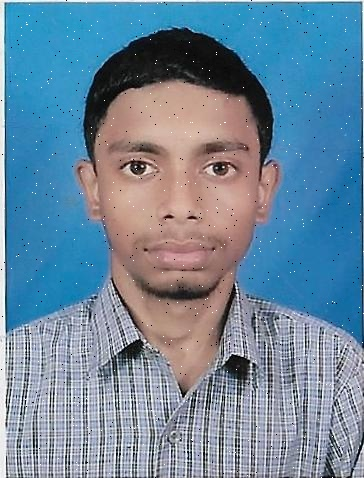
#> input picture Image_Program/Day1/Image_Python/Noise_image.jpg, 364 x 478 px
$ python Median_Filter.py
#> lines starting #> are read from the running program, lines starting #| are printed output that depends on the picture
# -*- coding: utf-8 -*-
"""
Created on Fri Aug  9 20:54:21 2019

@author: BILU
"""

import cv2
import numpy as np
from matplotlib import pyplot as plt

img = np.array([])
img = cv2.imread('Noise_image.jpg')
#> img is the input picture: shape (478, 364, 3); mean B, G, R 156.8, 135.7, 109.2

img1 = img.copy()
img1 = cv2.cvtColor(img1,cv2.COLOR_BGR2RGB)

row, col, dim = img.shape
#> row = 478; col = 364; dim = 3

output = np.zeros(shape=(row,col,dim),dtype=int)

for i in range(row):
    for j in range(col):
        x =  img1[i][j][0]*0.21+img1[i][j][1]*0.72+img1[i][j][2]*0.07
        img1[i][j] = x
        output[i][j] = x
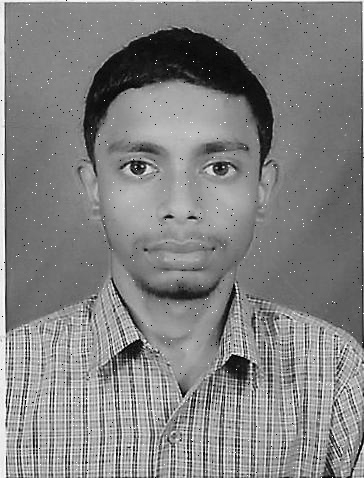
#> img1: shape (478, 364, 3); min 0, max 254, mean 131.1

for i in np.arange(1,row-1):
    for j in np.arange(1,col-1):
        neighbours = []
        for k in np.arange(-1,2):
            for l in np.arange(-1,2):
                x = output[i+k][j+l][0]
                neighbours.append(x)
        neighbours.sort()
        output[i][j] = neighbours[4]
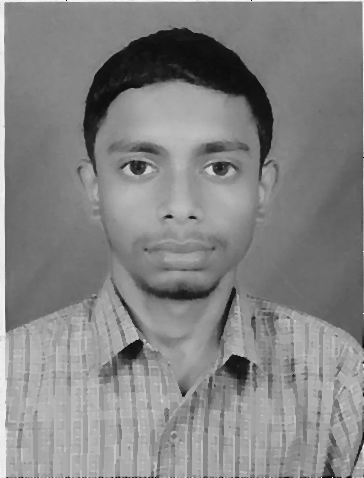
#> output: shape (478, 364, 3) int64; min 0, max 253, mean 132.2


plt.subplot(1,2,1)
plt.title('Noise Image')
plt.imshow(img1)
cv2.imwrite('(Gray)noise_Image.jpg',img1)

plt.subplot(1,2,2)
plt.title('Denoise Image')
plt.imshow(output)
cv2.imwrite('(Gray)Denoise_Image.jpg',output)
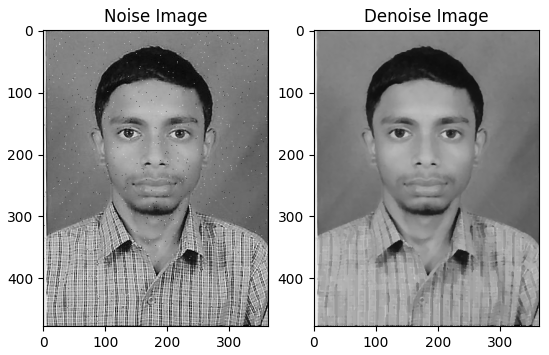
#> figure drawn by matplotlib, 2 panels
